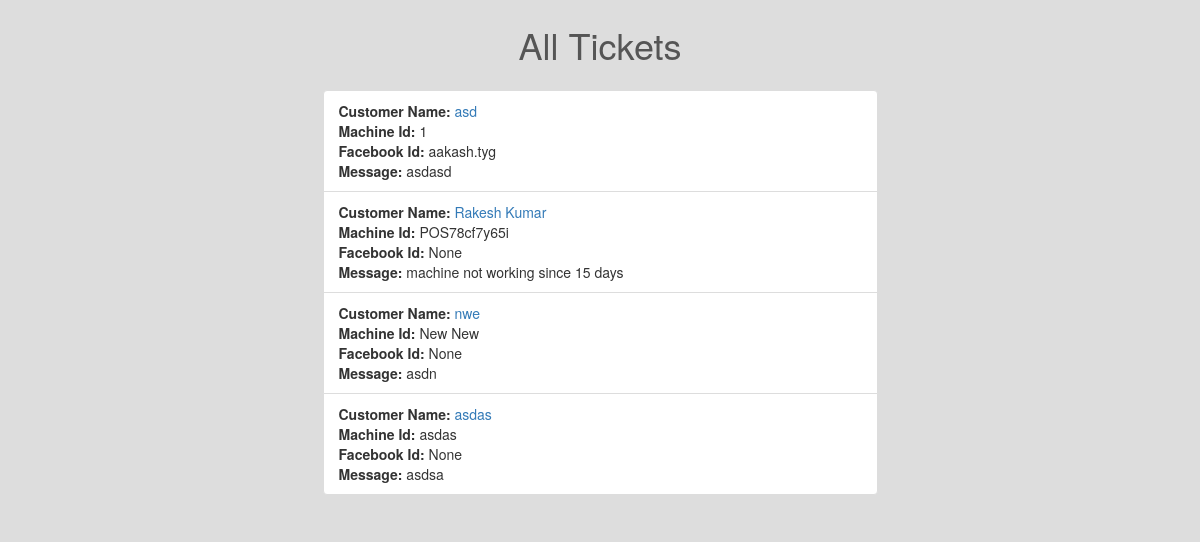
The page /tickets/ on the database its author committed.
### fb_chatbot/models.py (models this page shows, shortened)
class Ticket(models.Model):
    status = models.CharField(max_length=50, null=True, blank=True)
    fbid = models.CharField(max_length=200, blank=True, null=True)
    machine_id = models.CharField(max_length=200)
    message_text = models.TextField(null=True, blank=True)
    customer_name = models.CharField(max_length=100, null=True, blank=True)
    created_at = models.DateTimeField(auto_now_add = True, auto_now = False)
    last_updated = models.DateTimeField(auto_now_add = False, auto_now = True)

### fb_chatbot/views.py (the view)
# urls.py: url(r'^tickets/$', views.tickets),
def tickets(request):
    tickets = Ticket.objects.all()
    data = {}
    data['tickets'] = tickets[::-1]
    html = 'all_tickets.html'
    return render(request, html, data)

### templates/all_tickets.html (shortened to what this page needs)
{% extends 'base.html' %}
{% block content %}
<h1 class="header text-center">All Tickets</h1>
<div class="row">
    <div class="col-md-6 col-md-offset-3" >
        <ul class="list-group">
            {% for ticket in tickets %}
                <li class="list-group-item">
                    <span class="ticket-title">Customer Name: </span> <a href="/tickets/{{ ticket.fbid }}/">{{ ticket.customer_name }} </a><br>
                    <span class="ticket-title">Machine Id:</span> {{ ticket.machine_id }} <br>
                    <span class="ticket-title">Facebook Id:</span> {{ ticket.fbid }} <br>
                    <span class="ticket-title">Message:</span> {{ ticket.message_text }}
                </li>
            {% endfor %}
        </ul>
    </div>
</div>
{% endblock %}

### templates/all_tickets.html (style rules this page uses)
body { background: #ddd; }
.header { color: #555; margin: 25px 0; }
.ticket-title { font-weight: bold; }

### rows shown on the page
Ticket: customer_name "asd", machine_id "1", fbid "aakash.tyg", message_text "asdasd"
Ticket: customer_name "Rakesh Kumar", machine_id "POS78cf7y65i", fbid "None", message_text "machine not working since 15 days"
Ticket: customer_name "nwe", machine_id "New New", fbid "None", message_text "asdn"
Ticket: customer_name "asdas", machine_id "asdas", fbid "None", message_text "asdsa"
